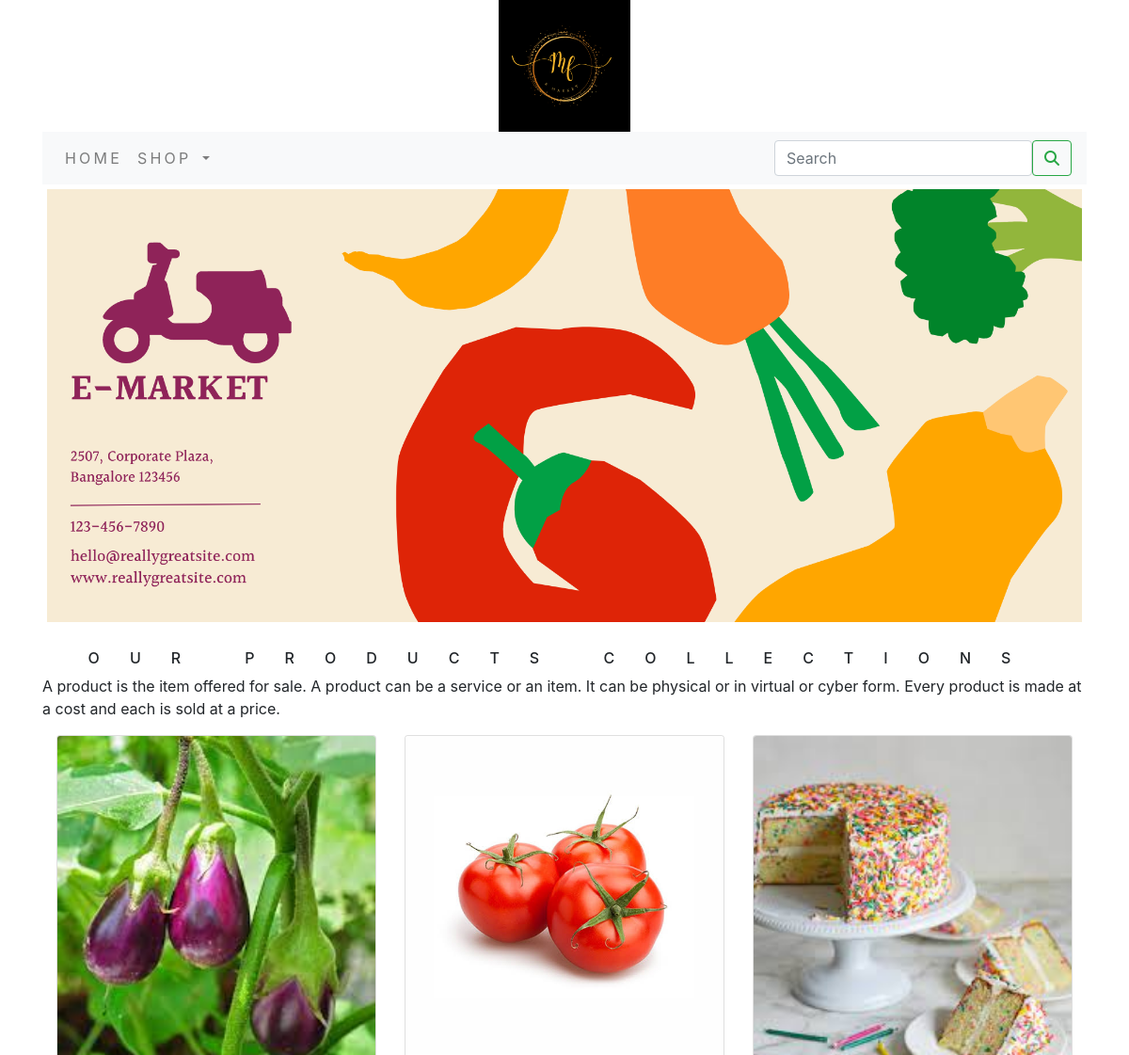
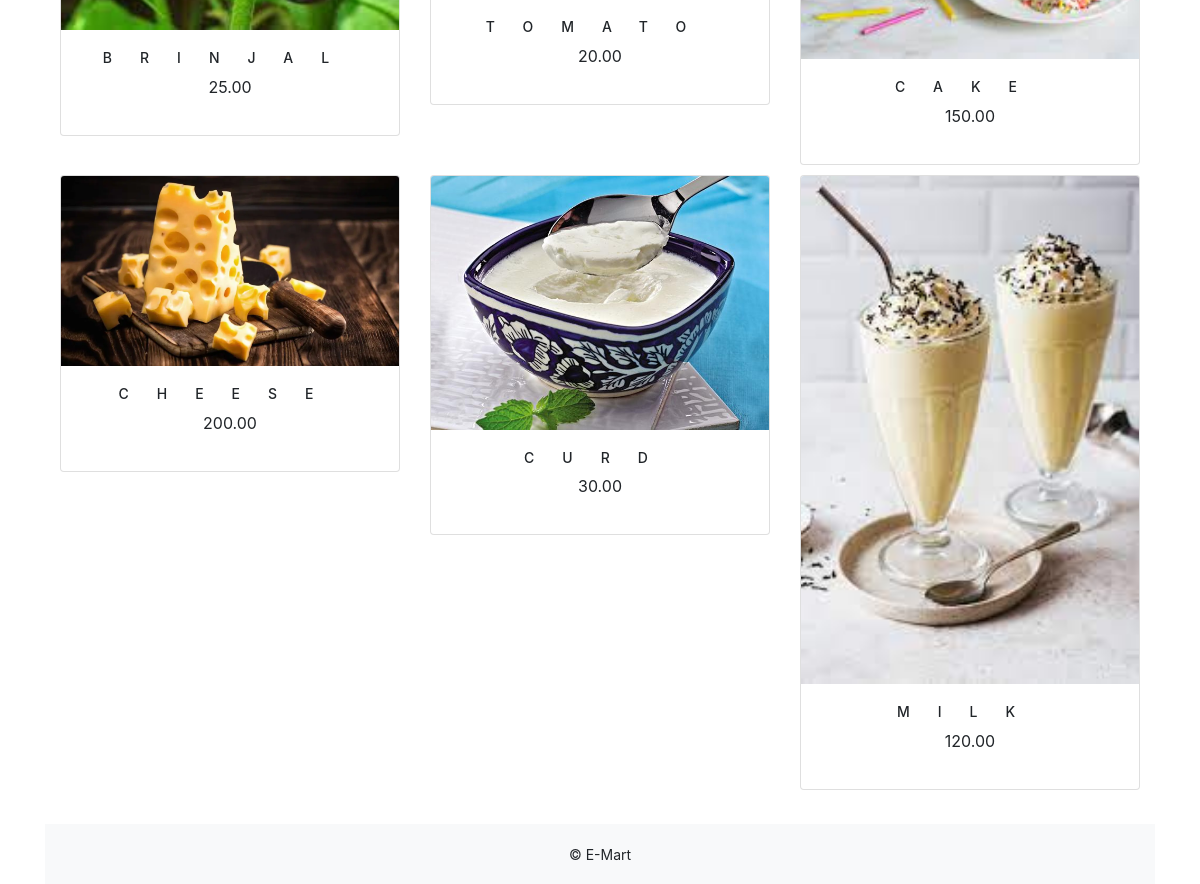
The page / on the database its author committed (2 pictures, top to bottom).
### e_app/models.py (models this page shows, shortened)
class Product(models.Model):
    name=models.CharField(max_length=250,unique=True)
    slug = models.SlugField(max_length=250, unique=True)
    description = models.TextField(blank=True)
    price=models.DecimalField(max_digits=10,decimal_places=2)
    category=models.ForeignKey(Category,on_delete=models.CASCADE)
    image = models.ImageField(upload_to='product', blank=True)
    stock=models.IntegerField()
    available=models.BooleanField(default=True)
    created=models.DateTimeField(auto_now_add=True)
    updated=models.DateTimeField(auto_now=True)
    def get_url(self):
        return reverse('e_app:prodCatdetail',args=[self.category.slug,self.slug])
    class Meta:
        ordering=('name',)
        verbose_name='product'
        verbose_name_plural='products'

### e_app/views.py (the view)
# urls.py: path('',views.allProdCat,name='allProdCat'),
def allProdCat(request, c_slug=None):
    c_page = None
    products_list = None
    if c_slug != None:
        c_page = get_object_or_404(Category, slug=c_slug)
        products_list = Product.objects.all().filter(category=c_page, available=True)
    else:
        products_list = Product.objects.all().filter(available=True)
    paginator = Paginator(products_list, 6)
    try:
        page = int(request.GET.get('page', '1'))
    except:
        page = 1
    try:
        products = paginator.page(page)
    except (EmptyPage, InvalidPage):
        products = paginator.page(paginator.num_pages)
    return render(request, "category.html", {'category': c_page, 'products': products})

### cart/context_processors.py (called while the page is built)
def counter(request):
    item_count = 0
    if 'admin' in request.path:
        return {}
    else:
        try:
            cart = Cart.objects.filter(cart_id=_cart_id(request))
            car_items=CartItem.objects.all().filter(cart=cart[:1])
            for cart_item in car_items:
                item_count += cart_item.quantity
        except Cart.DoesNotExist:
            item_count = 0
    return dict(item_count=item_count)

### cart/views.py (called while the page is built)
def _cart_id(request):
    cart=request.session.session_key
    if not cart:
        cart=request.session.create()
    return cart

### e_app/context_processors.py (called while the page is built)
def menu_links(request):
    links=Category.objects.all()
    return dict(links=links)

### e_app/models.py (called while the page is built)
    def get_url(self):
        return reverse('e_app:products_by_category',args=[self.slug])

### templates/category.html (shortened to what this page needs)
{% extends 'base.html' %}
{% load static %}
{% block content %}
<div class="mx_auto">
    {% if category %}
    <img class="my_image" src="{{category.image.url}}" alt="{{category.name}}">
</div>
<br>
<div>
    <h1 class="text-center my_title">{{category.name}}</h1>
    <p class="text-justify">{{category.description}}</p>
</div>
{% else %}
<div>
<img class="my_image my_image_padding" src="{% static 'img/banner.png' %}" alt="our products" width="1250px;">
    </div>
<br>
<div>
    <h1 class="text-center my_title">our products collections</h1>
    <p class="text_justify"> A product is the item offered for sale. A product can be a service or an item. It can be physical or in virtual or cyber form. Every product is made at a cost and each is sold at a price.</p>
</div>
{% endif %}
<div class="container">
    <div class="row mx_auto">
        {% for product in products.object_list %}
    <div class="my_bottom_margin col-9 col-sm-12 col-md-4 ">
    <div class="card text-center" style="min-width:18rem;">
        <a href="{{product.get_url}}"><img class="card-img-top my_image" src="{{product.image.url}}" alt="{{product.name}}"></a>
        <div class="card-body">
            <h4>{{product.name}}</h4>
            <p>{{product.price}}</p>
        </div>
    </div>
</div>
        {% endfor %}
    </div>
    <br>
</div>
{% endblock %}

### templates/base.html (shortened to what this page needs)
{% load static %}
<!DOCTYPE html>
<html lang="en">
<head>
    <link rel="stylesheet" href="{% static 'css/custom.css' %}">
    <link rel="stylesheet" href="{% static 'css/bootstrap.min.css' %}">
</head>
<body>
<div class="container">
{% include 'header.html' %}
{% include 'nav.html' %}
{% block content %}
{% endblock %}
    </div>
{% include 'footer.html' %}
</body>
</html>

### templates/header.html
{% load static %}
<header>
    <center>
        <a href="{%url 'e_app:allProdCat'  %}"></a> <img src="{% static 'img/logo.png' %}" alt='logimage' width="140px;" height="140px;">
    </center>
</header>

### templates/nav.html (shortened to what this page needs)
<nav class="navbar navbar-expand-lg navbar-light bg-light">
  <div class="collapse navbar-collapse" id="navbarSupportedContent">
    <ul class="navbar-nav mr-auto">
      <li class="nav-item">
        <a class="nav-link" href="#">Home</a>
      </li>
      <li class="nav-item dropdown {% if 'e_app' in request.path %} active {% endif %}">
        <a class="nav-link dropdown-toggle" href="#" id="navbarDropdown" role="button" data-toggle="dropdown" aria-haspopup="true" aria-expanded="false">
          Shop
        </a>
</li>
    </ul>
    <form class="d-flex" action="{% url 'search_app:SearchResult' %}" method="get">
      <input class="form-control me-2" type="search" placeholder="Search" name="q" aria-label="Search">
      <button class="btn btn-outline-success " type="submit"><i class="fa fa-search"></i></button>
    </form>
  </div>
</nav>

### templates/footer.html
<div class="footer navbar-fixed-bottom my_footer">
  <p class="text-center">&copy; E-Mart</p>
</div>

### static/custom.css (style rules this page uses)
body { font-family: 'Mukta', sans-serif; }
.nav-item { letter-spacing : .2em; font -size :14px; text-transform:uppercase; }
.my_footer { background-color:#f8f9fa; height:60px; }
.my_footer p { padding-top:20px; font-size:14px; }
.my_image { width:100%; height:auto; }
.my_title { font-size:16px; text-transform:uppercase; letter-spacing:2em; }
.my_image_padding { padding:5px; }
.my_bottom_margin { margin-bottom:10px; }
.card-body h4 { font-size:14px; text-transform:uppercase; letter-spacing:2em; }

### rows shown on the page
Product: image (picture), name "BRINJAL", price "25.00"
Product: image (picture), name "TOMATO", price "20.00"
Product: image (picture), name "CAKE", price "150.00"
Product: image (picture), name "CHEESE", price "200.00"
Product: image (picture), name "CURD", price "30.00"
Product: image (picture), name "MILK", price "120.00"
